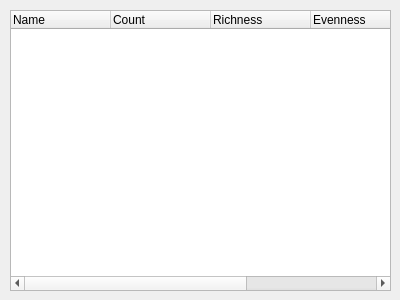
<?xml version="1.0" encoding="UTF-8"?>
<ui version="4.0">
 <class>dlgResults</class>
 <widget class="QDialog" name="dlgResults">
  <property name="geometry">
   <rect>
    <x>0</x>
    <y>0</y>
    <width>400</width>
    <height>300</height>
   </rect>
  </property>
  <property name="windowTitle">
   <string>Diversity Results</string>
  </property>
  <widget class="QWidget" name="verticalLayoutWidget">
   <property name="geometry">
    <rect>
     <x>10</x>
     <y>10</y>
     <width>381</width>
     <height>281</height>
    </rect>
   </property>
   <layout class="QVBoxLayout" name="lytMain">
    <item>
     <widget class="QTreeWidget" name="trwresult">
      <property name="alternatingRowColors">
       <bool>true</bool>
      </property>
      <column>
       <property name="text">
        <string>Name</string>
       </property>
      </column>
      <column>
       <property name="text">
        <string>Count</string>
       </property>
      </column>
      <column>
       <property name="text">
        <string>Richness</string>
       </property>
      </column>
      <column>
       <property name="text">
        <string>Evenness</string>
       </property>
      </column>
      <column>
       <property name="text">
        <string>Shannons</string>
       </property>
      </column>
      <column>
       <property name="text">
        <string>Simpsons</string>
       </property>
      </column>
     </widget>
    </item>
   </layout>
  </widget>
 </widget>
 <resources/>
 <connections/>
</ui>
